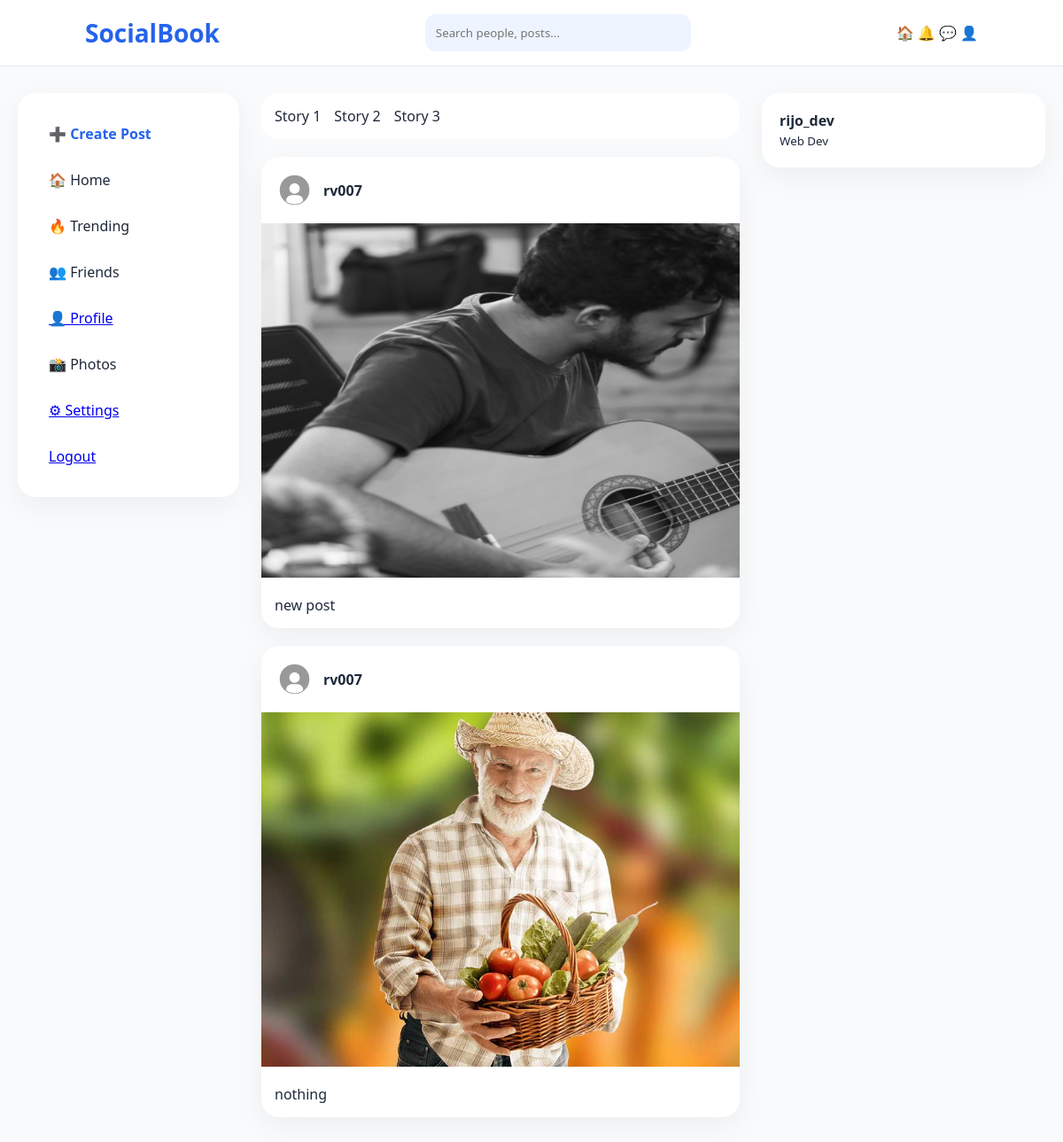
Page /home (signed in) on the earlier database version.
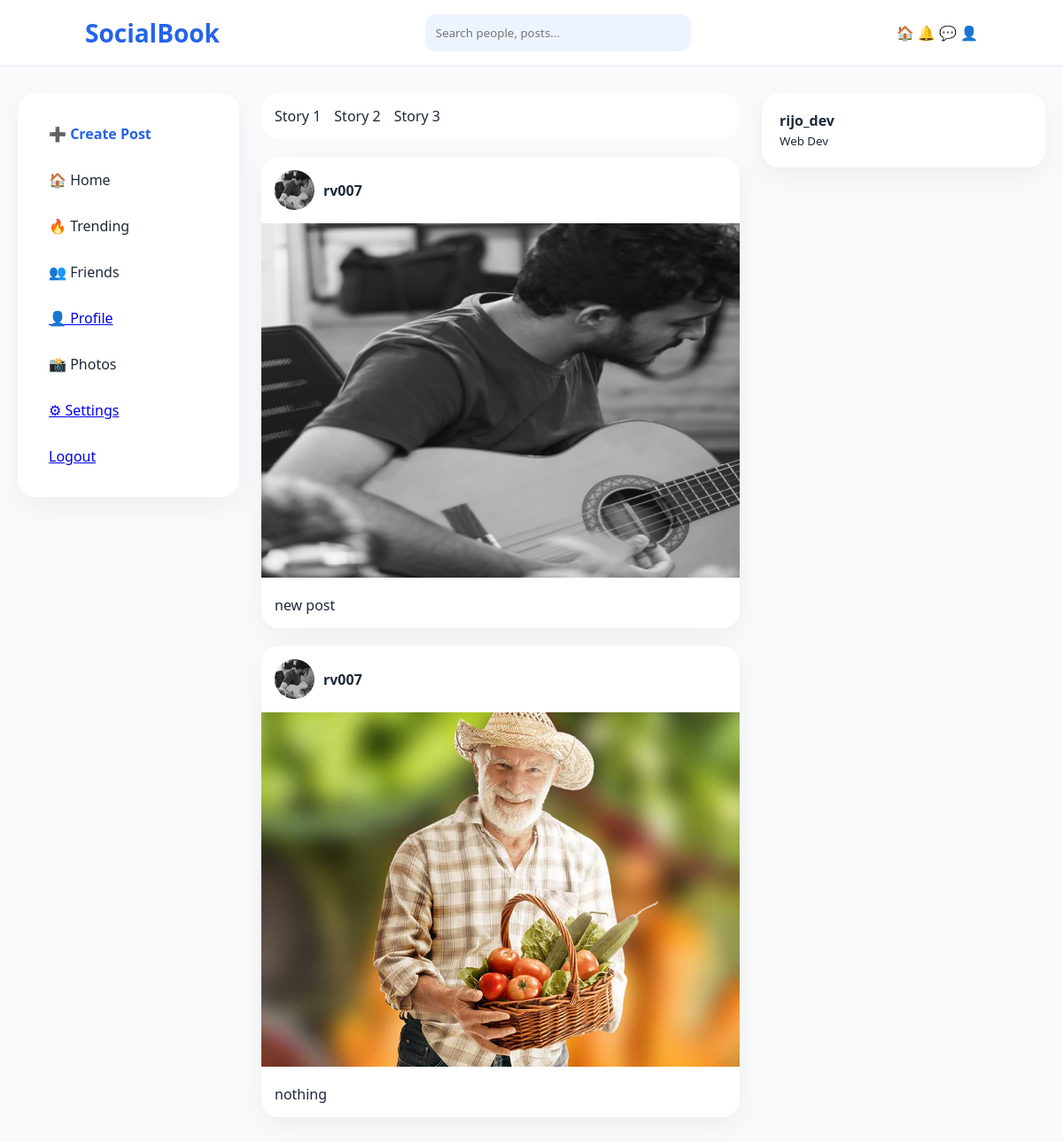
Same page on the later database version.
### core/models.py (models this page shows, shortened)
class Profile(models.Model):
    user=models.ForeignKey(User,on_delete=models.CASCADE)
    id_user=models.IntegerField()
    bio=models.TextField(blank=True)
    profileimg=models.ImageField(upload_to='profile_images',default='blank.jpg')
    location=models.CharField(max_length=100)

### core/views.py (the view)
# urls.py: path('home', views.home, name='home'),
@login_required(login_url='signin')
def home(request):
    user_object=User.objects.get(username=request.user.username)
    all_posts=Post.objects.all()
    profile_object=Profile.objects.all()
    context={
        "user_object": user_object,
        "all_posts": all_posts,
        "profile_object": profile_object,
        }
    print(all_posts)
    print("hello")
    return render (request,'home.html',context)

### core/models.py (called while the page is built)
    def __str__(self):
        return self.user

### core/templates/home.html (shortened to what this page needs)
    <!DOCTYPE html>
    <html lang="en">
    <head>
    </head>
    <body>
    <nav class="navbar">
        <div class="logo">SocialBook</div>
        <input class="search" placeholder="Search people, posts...">
        <div>🏠 🔔 💬 👤</div>
    </nav>
    <div class="container">
    <aside class="left-sidebar">
        <div class="menu-card">
            <div class="menu-item" id="openUpload"
                style="color:var(--primary);font-weight:600;">
                ➕ Create Post
            </div>
            <div class="menu-item">🏠 Home</div>
            <div class="menu-item">🔥 Trending</div>
            <div class="menu-item">👥 Friends</div>
            <div class="menu-item">
                <a href="{% url 'profile' %}">👤 Profile</a>
            </div>
            <div class="menu-item">📸 Photos</div>
            <div class="menu-item">
                <a href="{% url 'settings' %}">⚙ Settings</a>
            </div>
            <div class="menu-item">
                <a href="{% url 'logout' %}">Logout</a>
            </div>
        </div>
    </aside>
    <main>
        <div class="stories">
            <div>Story 1</div>
            <div>Story 2</div>
            <div>Story 3</div>
        </div>
       {% for post in all_posts %}
<div class="post">
      {% for profile in profile_object %}
    <div class="post-header">
        <img src="{{profile.profileimg.url}}">
       <div>
            <strong>{{ profile.user }}</strong>
        </div>
        {% endfor %}
    </div>
    <img class="post-image"
         src="{{post.image.url}}">
    <div class="post-content">
        {{ post.caption }}
    </div>
</div>
{% endfor %}
    </main>
    <aside class="right-sidebar">
        <div class="profile-card">
            <div>
                <b>rijo_dev</b><br>
                <small>Web Dev</small>
            </div>
        </div>
    </aside>
    </div>
    </body>
    </html>

Differences in the rows shown:
changed Profile "rv007": profileimg: picture added in place of a placeholder
